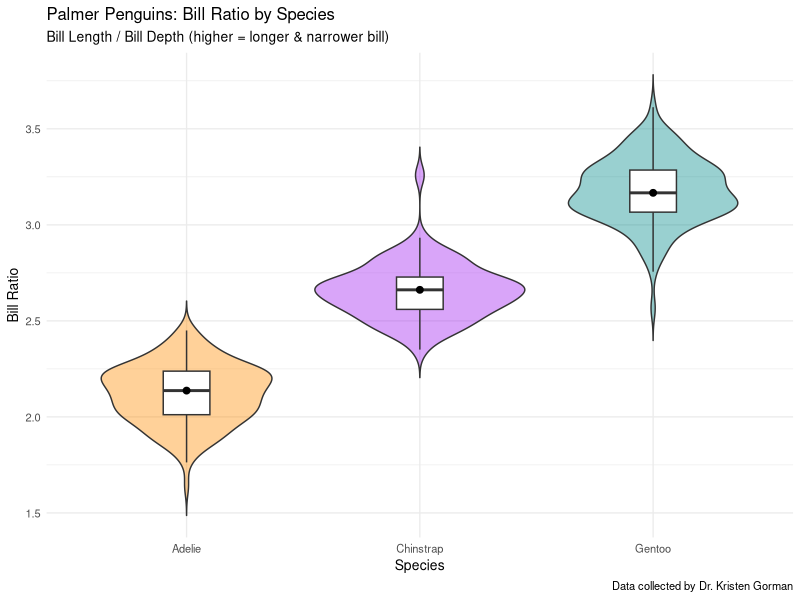
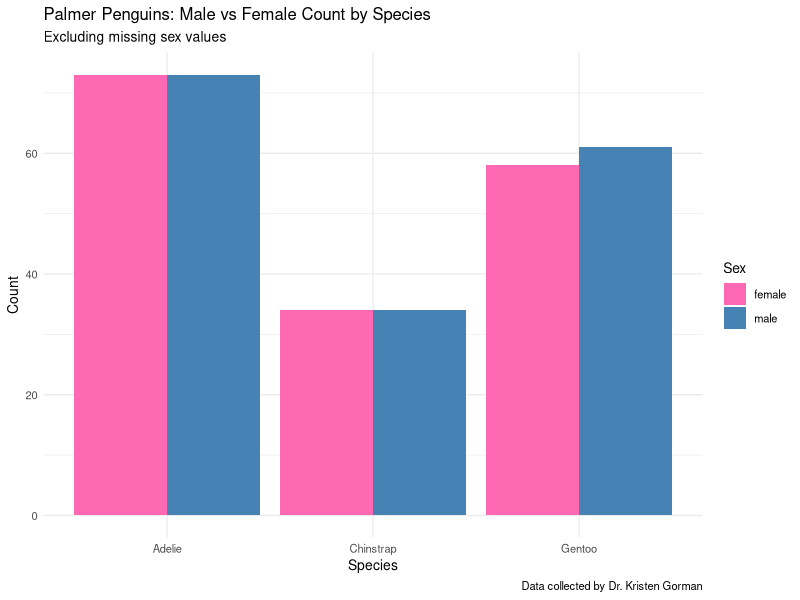
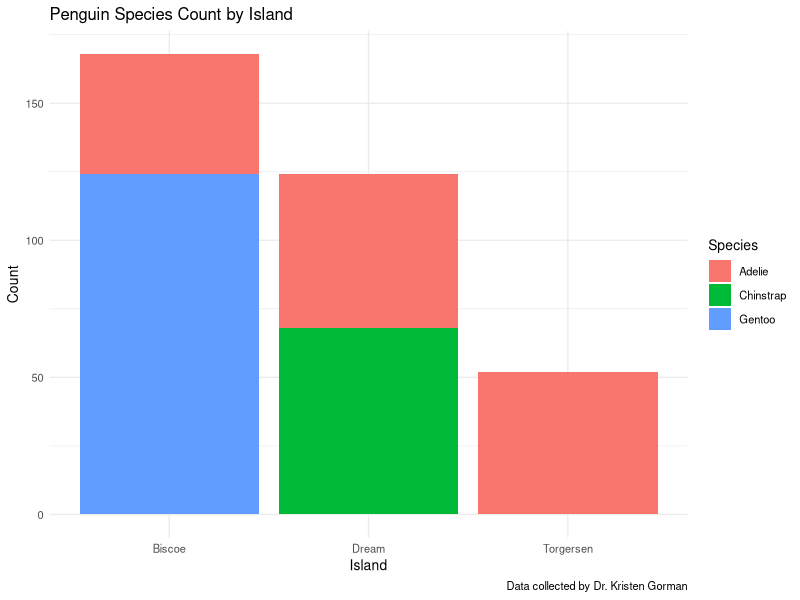
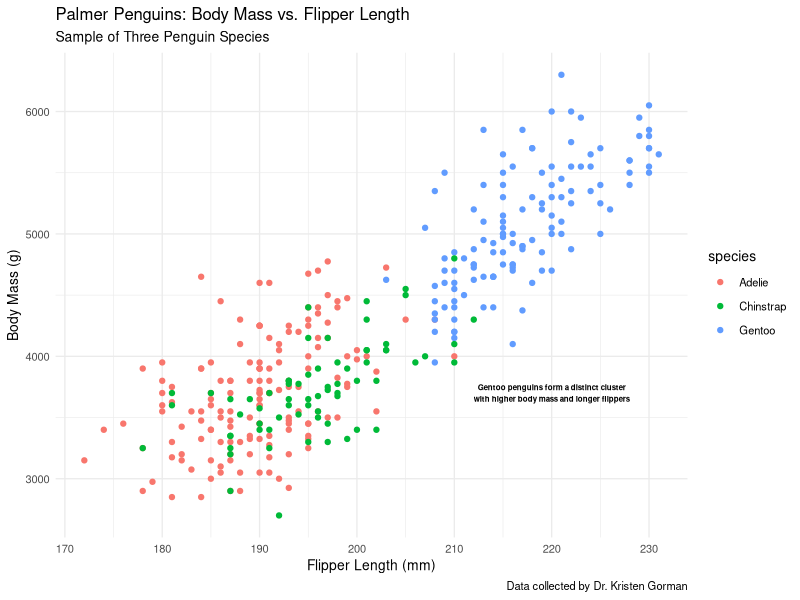

Write R code to recreate these figures, in order.
## ---- chunk 1
knitr::opts_chunk$set(echo = TRUE)
## ---- chunk 2
library(tidyverse)
library(palmerpenguins)
## ---- chunk 3
head(penguins)
nrow(penguins)
ncol(penguins)
glimpse(penguins)
## ---- chunk 4
colSums(is.na(penguins))
## ---- chunk 5
penguins %>%
  group_by(species) %>%
  summarise(
    avg_bill_length = mean(bill_length_mm, na.rm = TRUE),
    mid_bill_length = median(bill_length_mm, na.rm = TRUE),
    min_bill_length = min(bill_length_mm, na.rm = TRUE),
    max_bill_length = max(bill_length_mm, na.rm = TRUE),
    sd_bill_length = sd(bill_length_mm, na.rm = TRUE),
    avg_flipper_length = mean(flipper_length_mm, na.rm = TRUE),
    mid_flipper_length = median(flipper_length_mm, na.rm = TRUE),
    min_flipper_length = min(flipper_length_mm, na.rm = TRUE),
    max_flipper_length = max(flipper_length_mm, na.rm = TRUE),
    sd_flipper_length = sd(flipper_length_mm, na.rm = TRUE)
  )
## ---- chunk 6
penguins %>%
  group_by(species) %>%
  summarise(
    avg_body_mass = mean(body_mass_g, na.rm = TRUE),
    avg_flipper_length = mean(flipper_length_mm, na.rm = TRUE)
  ) %>%
  arrange(-avg_body_mass)
## ---- chunk 7
penguins %>%
  group_by(island) %>%
  summarise(avg_body_mass = mean(body_mass_g, na.rm = TRUE)) %>%
  arrange(-avg_body_mass)
## ---- chunk 8
penguins <- penguins %>%
  mutate(bill_ratio = bill_length_mm / bill_depth_mm)
head(penguins)
## ---- chunk 9
penguins %>%
  select(species, bill_length_mm, bill_depth_mm, bill_ratio) %>%
  head()
## ---- chunk 10
penguins %>%
  group_by(species) %>%
  summarise(avg_bill_ratio = mean(bill_ratio, na.rm = TRUE)) %>%
  arrange(-avg_bill_ratio)
## ---- chunk 11
ggplot(data = penguins) +
  geom_violin(mapping = aes(x = species, y = bill_ratio, fill = species),
    alpha = 0.4,
    trim = FALSE,
    na.rm = TRUE) +
  geom_boxplot(mapping = aes(x = species, y = bill_ratio),
    width = 0.2,
    fill = "white",
    outlier.shape = NA,
    na.rm = TRUE) +
  stat_summary(mapping = aes(x = species, y = bill_ratio),
    fun = "median",
    geom = "point",
    color = "black",
    size = 2,
    na.rm = TRUE) +
  scale_fill_manual(values = c("darkorange", "purple", "cyan4")) +
  labs(title = "Palmer Penguins: Bill Ratio by Species",
    subtitle = "Bill Length / Bill Depth (higher = longer & narrower bill)",
    x = "Species",
    y = "Bill Ratio",
    caption  = "Data collected by Dr. Kristen Gorman") +
  theme_minimal(base_size = 10) +
  theme(legend.position = "none")
## ---- chunk 12
penguins %>%
  filter(!is.na(sex)) %>%
  count(species, sex)
## ---- chunk 13
penguins %>%
  filter(!is.na(sex)) %>%
  group_by(species, sex) %>%
  summarise(count = n(), .groups = "drop_last") %>%
  mutate(percentage = count / sum(count) * 100)
## ---- chunk 14
penguins %>%
  filter(!is.na(sex)) %>%
  ggplot(mapping = aes(x = species, fill = sex)) +
  geom_bar(position = "dodge") +
  labs(title = "Palmer Penguins: Male vs Female Count by Species",
       subtitle = "Excluding missing sex values",
       x = "Species",
       y = "Count",
       fill = "Sex",
       caption = "Data collected by Dr. Kristen Gorman") +
  scale_fill_manual(values = c("female" = "hotpink", "male" = "steelblue")) +
  theme_minimal(base_size = 10)
## ---- chunk 15
penguins %>%
  group_by(island, species) %>%
  summarise(count = n(), .groups = "drop")
## ---- chunk 16
penguins %>%
  group_by(island, species) %>%
  summarise(count = n(), .groups = "drop") %>%
  ggplot(mapping = aes(x = island, y = count, fill = species)) +
  geom_bar(stat = "identity") +
  labs(title = "Penguin Species Count by Island",
       x = "Island",
       y = "Count",
       fill = "Species",
       caption = "Data collected by Dr. Kristen Gorman") +
  theme_minimal(base_size = 10)
## ---- chunk 17
ggplot(data = penguins) +
  geom_point(mapping = aes(x = flipper_length_mm, y = body_mass_g, colour = species), na.rm = TRUE) +
  labs(title = "Palmer Penguins: Body Mass vs. Flipper Length",
       x = "Flipper Length (mm)",
       y = "Body Mass (g)",
       subtitle = "Sample of Three Penguin Species",
       caption = "Data collected by Dr. Kristen Gorman") +
  annotate("text", x = 220, y = 3700,
           label = 
             "Gentoo penguins form a distinct cluster\nwith higher body mass and longer flippers",
           colour = "black",
           fontface = "bold",
           size = 2) +
  theme_minimal(base_size = 10)
## ---- chunk 18
cor.test(penguins$flipper_length_mm, penguins$body_mass_g,
         use = "complete.obs")
